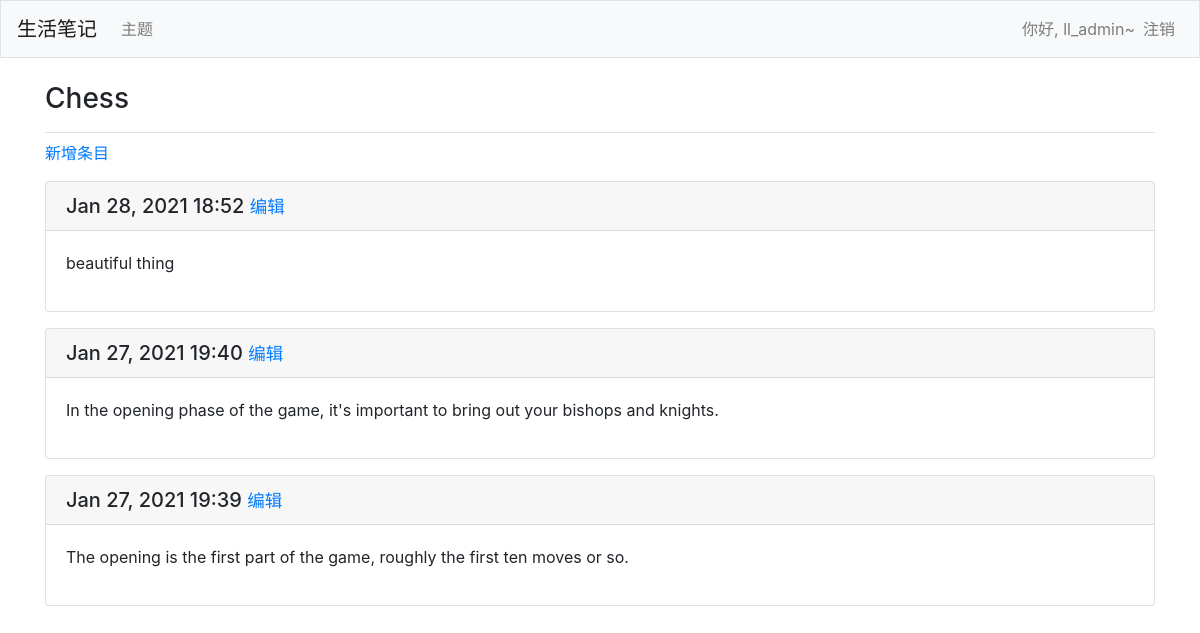
The page /topics/1/ (signed in) on the database its author committed.
### learning_logs/models.py (models this page shows, shortened)
class Topic(models.Model):
    text=models.CharField(max_length=200)#文本
    date_added=models.DateTimeField(auto_now_add=True)#自动设置当前日期和时间
    owner = models.ForeignKey(User, on_delete=models.CASCADE)
    def __str__(self):
        return self.text

class Enrty(models.Model):
    topic=models.ForeignKey(Topic, on_delete=models.CASCADE)
    text = models.TextField()
    date_added=models.DateTimeField(auto_now_add=True)
    class  Meta:
        verbose_name_plural='entries'

### learning_logs/views.py (the view)
# urls.py: path('topics/<int:topic_id>/', views.topic, name='topic'),#topic_id的数值来自于topics中的遍历取id值
@login_required
def topic(request, topic_id):
    topic = get_object_or_404(Topic, id=topic_id)
    if topic.owner != request.user:
        raise Http404
    entries = topic.enrty_set.order_by('-date_added')
    context = {'topic': topic, 'entries':entries}
    return render(request, 'learning_logs/topic.html', context)

### learning_logs/templates/learning_logs/topic.html
{% extends 'learning_logs/base.html' %}
{%block page_header%}
  <h3>{{topic}}</h3>
{%endblock page_header%}
{%block content%}
  <p>
    <a href="{%url 'learning_logs:new_entry' topic.id%}">新增条目</a>
  </p>
  {%for entry in entries%}
    <div class='card mb-3'>
	  <h5 class='card-header'>
	    {{entry.date_added|date:'M d, Y H:i'}}
	    <small><a href="{%url 'learning_logs:edit_entry' entry.id%}">编辑</a></small>
	  </h5>
      <div class='card-body'>
	    {{entry.text|linebreaks}}
	  </div>
    </div>
  {%empty%}
    <p>当前主题无任何条目。</p>
  {%endfor%}
{%endblock content%}

### learning_logs/templates/learning_logs/base.html (shortened to what this page needs)
{%load bootstrap4%}
<!doctype html>
<html lang='en'>
<head>
  {%bootstrap_css%}
</head>
<body>
  <nav class='navbar navbar-expand-md navbar-light bg-light mb-4 border'>
    <a href="{%url 'learning_logs:index'%}" class='navbar-brand'>生活笔记</a>
    <div class='collapse navbar-collapse' id='navbarCollapse'>
      <ul class='navbar-nav mr-auto'>
	    <li class='nav-item'>
	      <a class='nav-link' href="{%url 'learning_logs:topics'%}">主题</a></li>
	  </ul>
	  <ul class='navbar-nav ml-auto'>
	    {%if user.is_authenticated%}
	    <li class='nav-item'>
	      <span class='navbar-text'>你好, {{user.username}}~ </span></li>
	    <li class='nav-item'>
	      <a class='nav-link' href="{%url 'users:logout'%}">注销</a></li>
        {%else%}
	    <li class='nav-item'>
	      <a class='nav-link' href="{%url 'users:register'%}">注册</a></li>
	    <li class='nav-item'>
	      <a class='nav-link' href="{%url 'users:login'%}">登录</a></li>
    {%endif%}
	  </ul>
    </div>
  </nav>
  <main role='main' class='container'>
    <div class='pb-2 mb-2 border-bottom'>
	  {%block page_header%}{%endblock page_header%}
	</div>
	<div>
	  {%block content%}{%endblock content%}
	</div>
  </main>
</body>
</html>

### rows shown on the page
Topic: text "Chess"
Enrty: date_added "Jan 28, 2021 18:52", text "beautiful thing"
Enrty: date_added "Jan 27, 2021 19:40", text "In the opening phase of the game, it's important to bring out your bishops and knights."
Enrty: date_added "Jan 27, 2021 19:39", text "The opening is the first part of the game, roughly the first ten moves or so."

### other values the page prints
{{ user.username }} "ll_admin"
